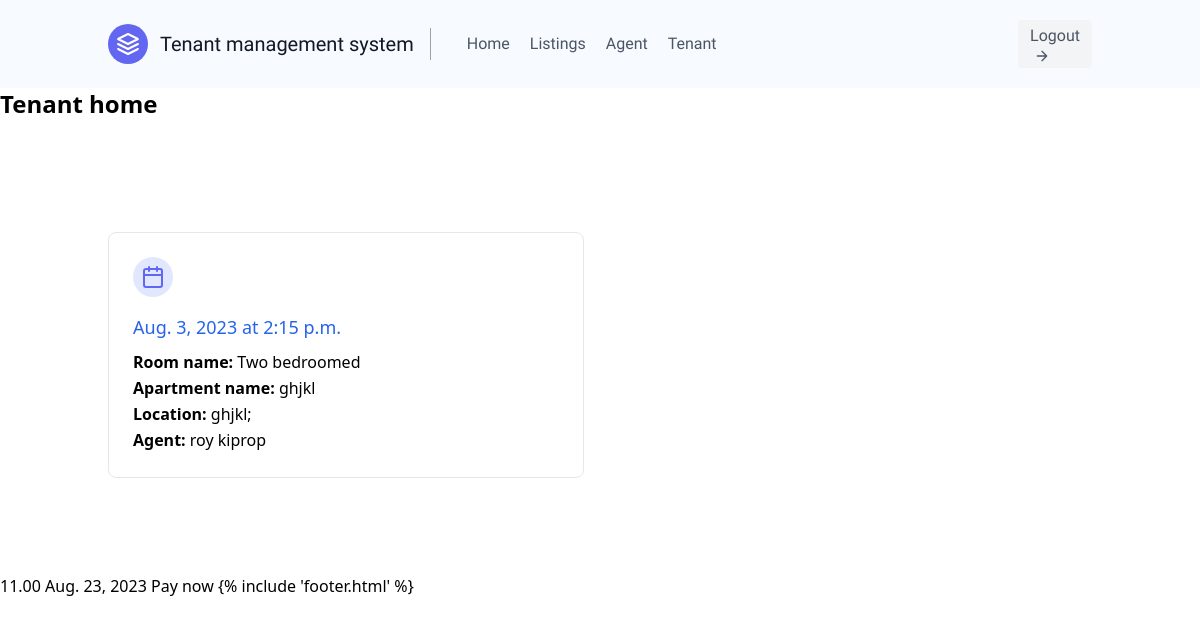
Screenshot of /tenant_home/ (signed in) with the database file from the repository.
### users/models.py (models this page shows, shortened)
class Booking(models.Model):
    available_time = models.ForeignKey(AvailableTime, on_delete=models.CASCADE, null=True)
    tenant = models.ForeignKey(Tenant, on_delete=models.CASCADE)
    def __str__(self):
        return f"{self.available_time.agent.first_name} {self.available_time.agent.last_name} {self.available_time.room.name} {self.tenant.first_name} {self.tenant.last_name}"

class AvailableTime(models.Model):
    agent = models.ForeignKey(Agent, on_delete=models.CASCADE)
    room = models.ForeignKey(Room, on_delete=models.CASCADE)
    date = models.DateField()
    time = models.TimeField()

class Room(models.Model):
    name = models.CharField(max_length=50)
    apartment = models.ForeignKey(Property, on_delete=models.CASCADE)
    price = models.PositiveBigIntegerField(default=0)
    tenant = models.ForeignKey(Tenant, on_delete=models.SET_NULL, null=True)

class Property(models.Model):
    name = models.CharField(max_length=50)
    location = models.CharField(max_length=50)
    image = models.ImageField(default='default.jpg', blank=True, null=True, upload_to='apartments')
    price = models.DecimalField(max_digits=10, decimal_places=2)
    description = models.TextField()
    agent = models.ForeignKey(Agent, on_delete=models.CASCADE)

class Agent(models.Model):
    user = models.OneToOneField(User, on_delete=models.CASCADE, primary_key=True)
    first_name = models.CharField(max_length=50)
    last_name = models.CharField(max_length=50)
    id_number = models.CharField(max_length=50)
    created_at = models.DateTimeField(auto_now_add=True)
    def __str__(self):
        return self.first_name + " " + self.last_name

### payments/models.py (models this page shows, shortened)
class TimestampModel(models.Model):
    created_at = models.DateTimeField(auto_now_add=True)
    updated_at = models.DateTimeField(auto_now=True)
    class Meta:
        abstract = True
        ordering = ['-updated_at', ]

class Bill(TimestampModel):
    tenant = models.ForeignKey('users.Tenant', on_delete=models.CASCADE)
    room = models.ForeignKey('users.Room', on_delete=models.CASCADE)
    invoice_no = models.UUIDField(default=uuid4, unique=True)
    extra_amount = models.DecimalField(max_digits=10, decimal_places=2)
    is_paid = models.BooleanField(null=True)
    due_date = models.DateField()
    @property
    def amount(self):
        return self.extra_amount + self.room.price

### users/views.py (the view)
# urls.py: path('tenant_home/',views.tenant_home,name="tenant_home"),
@login_required
@tenant_required
def tenant_home(request):
    properties = Property.objects.all()
    bookings = Booking.objects.filter(tenant=request.user.tenant)
    occupation = Occupation.objects.filter(tenant=request.user.tenant)
    bills = Bill.objects.filter(tenant=request.user.tenant)
    print(bookings)
    print(occupation)
    context = {
        'properties':properties,
        'bookings':bookings,
        'bills':bills,
    }
    return render(request,'users/tenant_home.html',context)

### users/models.py (called while the page is built)
    def __str__(self):
        return self.tenant.first_name + self.room.name

### users/templates/users/tenant_home.html (shortened to what this page needs)
{% extends 'main.html' %} {% block content %}
<h1 class="text-2xl font-bold mb-4">Tenant home</h1>
<div class="container px-5 py-24 mx-auto">
  <div class="flex flex-wrap -m-4">
    {% for booking in bookings %}
    <div class="xl:w-1/3 md:w-1/2 p-4">
      <div class="border border-gray-200 p-6 rounded-lg">
        <div
          class="w-10 h-10 inline-flex items-center justify-center rounded-full bg-indigo-100 text-indigo-500 mb-4"
        >
        </div>
        <h2 class="text-lg font-medium title-font mb-2 text-blue-600">
          {{ booking.available_time.date }} at {{ booking.available_time.time }}
        </h2>
        <p class="leading-relaxed text-base">
          <span class="font-bold"> Room name: </span>
          {{ booking.available_time.room.name}}
        </p>
        <p class="leading-relaxed text-base">
          <span class="font-bold"> Apartment name: </span>
          {{ booking.available_time.room.apartment.name }}
        </p>
        <p class="leading-relaxed text-base">
          <span class="font-bold"> Location: </span>
          {{ booking.available_time.room.apartment.location }}
        </p>
        <p class="leading-relaxed text-base">
          <span class="font-bold"> Agent: </span>
          {{ booking.available_time.room.apartment.agent }}
        </p>
      </div>
    </div>
    {% endfor %}
  </div>
</div>
{% for bill in bills %} {{bill.amount}} {{bill.due_date}}
<a href="{% url 'stk-push' bill.pk %}">Pay now</a>
{% endfor %} {% endblock %}

### static/css/main.css (style rules this page uses)
h2 { color: red; }

### rows the page displays
Booking: available_time "Aug. 3, 2023", available_time.time "2:15 p.m.", available_time.room.name "Two bedroomed", available_time.room.apartment.name "ghjkl", available_time.room.apartment.location "ghjkl;", available_time.room.apartment.agent "roy kiprop"
Bill: amount "11.00", due_date "Aug. 23, 2023"
